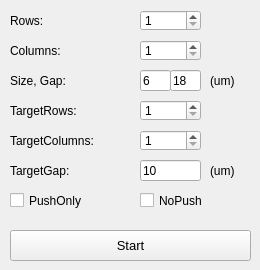
    <widget class="QWidget" name="array">
     <attribute name="title">
      <string>Array</string>
     </attribute>
     <widget class="QLineEdit" name="array_gap_tar">
      <property name="geometry">
       <rect>
        <x>140</x>
        <y>160</y>
        <width>61</width>
        <height>21</height>
       </rect>
      </property>
      <property name="font">
       <font>
        <family>Arial</family>
        <pointsize>9</pointsize>
       </font>
      </property>
      <property name="text">
       <string>10</string>
      </property>
     </widget>
     <widget class="QLineEdit" name="array_size">
      <property name="geometry">
       <rect>
        <x>140</x>
        <y>70</y>
        <width>31</width>
        <height>21</height>
       </rect>
      </property>
      <property name="font">
       <font>
        <family>Arial</family>
        <pointsize>9</pointsize>
       </font>
      </property>
      <property name="text">
       <string>6</string>
      </property>
     </widget>
     <widget class="QLabel" name="label_5">
      <property name="geometry">
       <rect>
        <x>10</x>
        <y>100</y>
        <width>111</width>
        <height>21</height>
       </rect>
      </property>
      <property name="text">
       <string>TargetRows:</string>
      </property>
     </widget>
     <widget class="QSpinBox" name="array_rows">
      <property name="geometry">
       <rect>
        <x>140</x>
        <y>10</y>
        <width>61</width>
        <height>21</height>
       </rect>
      </property>
      <property name="font">
       <font>
        <family>Arial</family>
        <pointsize>9</pointsize>
       </font>
      </property>
      <property name="minimum">
       <number>1</number>
      </property>
     </widget>
     <widget class="QLabel" name="label">
      <property name="geometry">
       <rect>
        <x>10</x>
        <y>10</y>
        <width>101</width>
        <height>21</height>
       </rect>
      </property>
      <property name="text">
       <string>Rows:</string>
      </property>
     </widget>
     <widget class="QSpinBox" name="array_cols">
      <property name="geometry">
       <rect>
        <x>140</x>
        <y>40</y>
        <width>61</width>
        <height>21</height>
       </rect>
      </property>
      <property name="font">
       <font>
        <family>Arial</family>
        <pointsize>9</pointsize>
       </font>
      </property>
      <property name="minimum">
       <number>1</number>
      </property>
     </widget>
     <widget class="QSpinBox" name="array_cols_tar">
      <property name="geometry">
       <rect>
        <x>140</x>
        <y>130</y>
        <width>61</width>
        <height>21</height>
       </rect>
      </property>
      <property name="font">
       <font>
        <family>Arial</family>
        <pointsize>9</pointsize>
       </font>
      </property>
      <property name="minimum">
       <number>1</number>
      </property>
     </widget>
     <widget class="QLabel" name="label_2">
      <property name="geometry">
       <rect>
        <x>10</x>
        <y>40</y>
        <width>101</width>
        <height>21</height>
       </rect>
      </property>
      <property name="text">
       <string>Columns:</string>
      </property>
     </widget>
     <widget class="QLabel" name="label_4">
      <property name="geometry">
       <rect>
        <x>210</x>
        <y>70</y>
        <width>41</width>
        <height>21</height>
       </rect>
      </property>
      <property name="text">
       <string>(um)</string>
      </property>
     </widget>
     <widget class="QLabel" name="label_8">
      <property name="geometry">
       <rect>
        <x>10</x>
        <y>160</y>
        <width>111</width>
        <height>21</height>
       </rect>
      </property>
      <property name="text">
       <string>TargetGap:</string>
      </property>
     </widget>
     <widget class="QLabel" name="label_7">
      <property name="geometry">
       <rect>
        <x>210</x>
        <y>160</y>
        <width>41</width>
        <height>21</height>
       </rect>
      </property>
      <property name="text">
       <string>(um)</string>
      </property>
     </widget>
     <widget class="QLabel" name="label_3">
      <property name="geometry">
       <rect>
        <x>10</x>
        <y>70</y>
        <width>101</width>
        <height>21</height>
       </rect>
      </property>
      <property name="text">
       <string>Size, Gap:</string>
      </property>
     </widget>
     <widget class="QLabel" name="label_6">
      <property name="geometry">
       <rect>
        <x>10</x>
        <y>130</y>
        <width>121</width>
        <height>21</height>
       </rect>
      </property>
      <property name="text">
       <string>TargetColumns:</string>
      </property>
     </widget>
     <widget class="QSpinBox" name="array_rows_tar">
      <property name="geometry">
       <rect>
        <x>140</x>
        <y>100</y>
        <width>61</width>
        <height>21</height>
       </rect>
      </property>
      <property name="font">
       <font>
        <family>Arial</family>
        <pointsize>9</pointsize>
       </font>
      </property>
      <property name="minimum">
       <number>1</number>
      </property>
     </widget>
     <widget class="QCheckBox" name="push_only">
      <property name="geometry">
       <rect>
        <x>10</x>
        <y>190</y>
        <width>121</width>
        <height>21</height>
       </rect>
      </property>
      <property name="text">
       <string>PushOnly</string>
      </property>
      <property name="autoExclusive">
       <bool>false</bool>
      </property>
     </widget>
     <widget class="QCheckBox" name="no_push">
      <property name="geometry">
       <rect>
        <x>140</x>
        <y>190</y>
        <width>111</width>
        <height>21</height>
       </rect>
      </property>
      <property name="text">
       <string>NoPush</string>
      </property>
      <property name="autoExclusive">
       <bool>false</bool>
      </property>
     </widget>
     <widget class="QLineEdit" name="array_gap">
      <property name="geometry">
       <rect>
        <x>170</x>
        <y>70</y>
        <width>31</width>
        <height>21</height>
       </rect>
      </property>
      <property name="font">
       <font>
        <family>Arial</family>
        <pointsize>9</pointsize>
       </font>
      </property>
      <property name="text">
       <string>18</string>
      </property>
     </widget>
     <widget class="QPushButton" name="start">
      <property name="geometry">
       <rect>
        <x>10</x>
        <y>230</y>
        <width>241</width>
        <height>31</height>
       </rect>
      </property>
      <property name="font">
       <font>
        <family>Arial</family>
        <pointsize>10</pointsize>
       </font>
      </property>
      <property name="text">
       <string>Start</string>
      </property>
      <property name="autoRepeatInterval">
       <number>101</number>
      </property>
     </widget>
    </widget>
